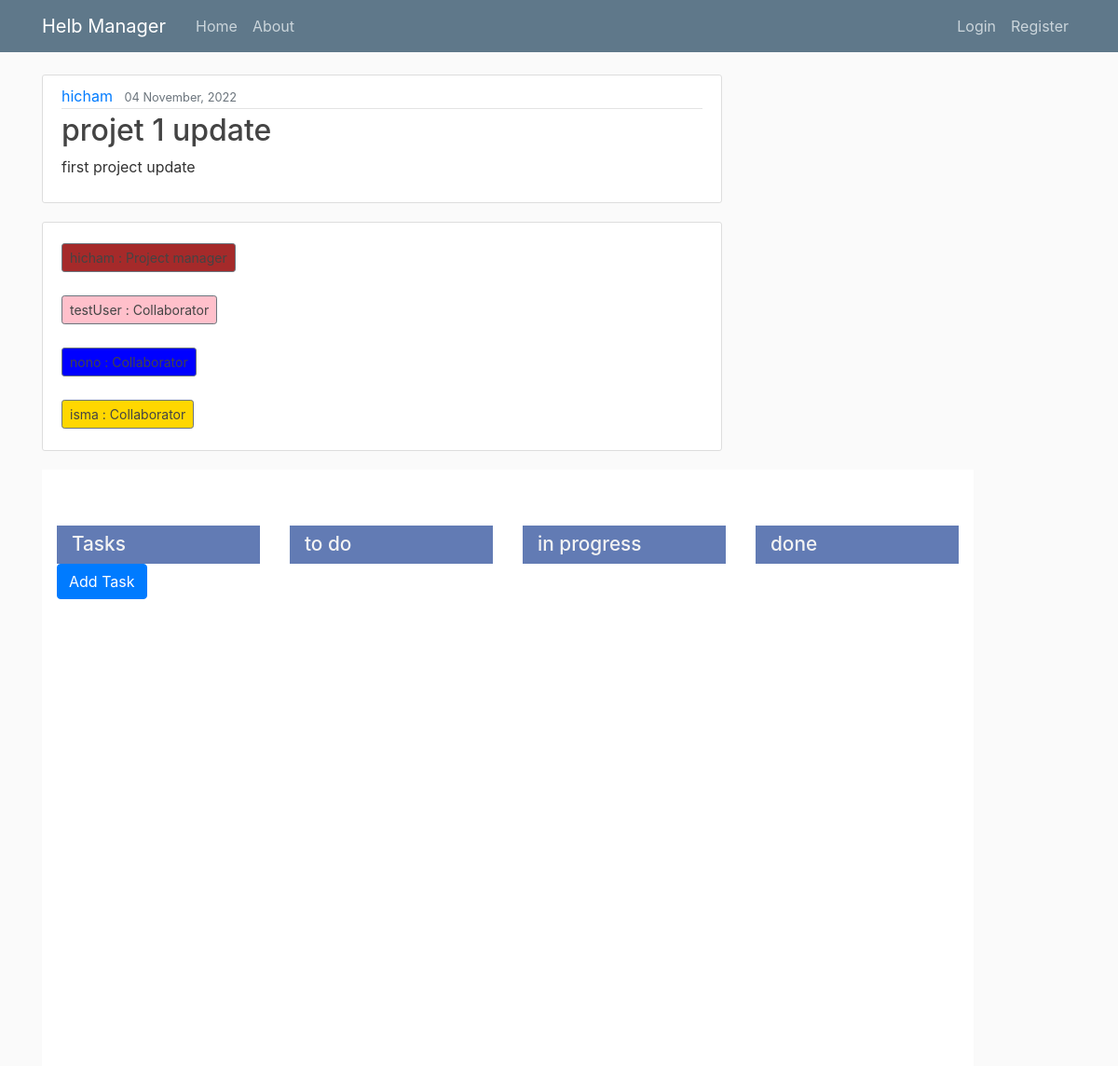
/project/1/, run on an earlier commit of the app's database.
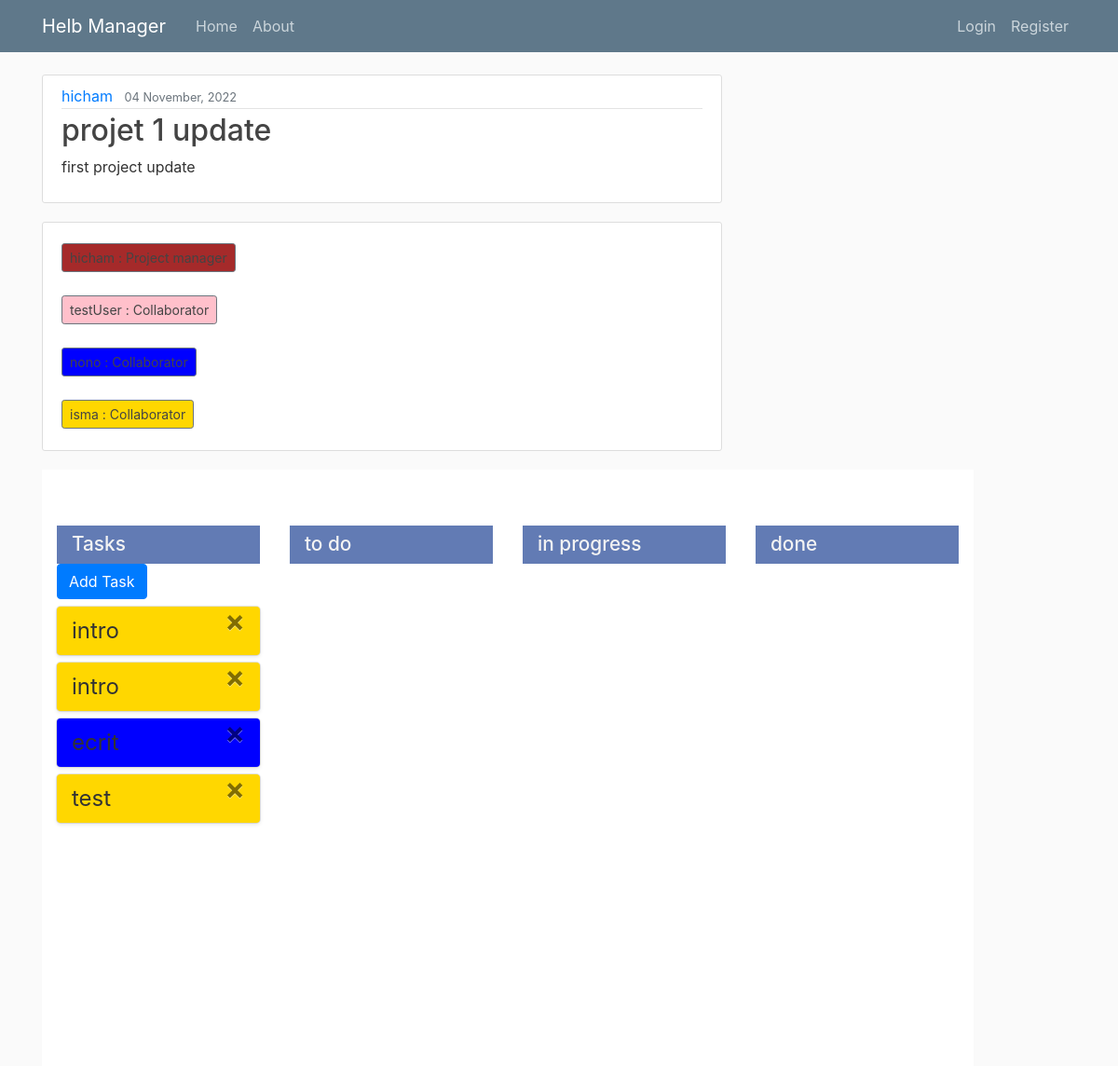
And on a later commit of the database.
### manager_app/models.py (models this page shows, shortened)
class Project(models.Model): #creation de la table projet dans la bd
    title = models.CharField(max_length=100) #titre de taille limité
    content = models.TextField()
    status = models.CharField(max_length=100)
    collaborators = models.CharField(max_length=100)
    date_posted = models.DateTimeField(default=timezone.now)
    author = models.ForeignKey(User, on_delete=models.CASCADE ) #user par defaut, une entree dans la table users

class Task(models.Model):
    project = models.ForeignKey(Project, on_delete=models.CASCADE)
    title_task = models.CharField(max_length=100)
    assign_to = models.CharField(max_length=100)
    status_task = models.CharField(max_length=100, default='no status')

### manager_app/views.py (the view)
# urls.py: path('project/<int:pk>/', ProjectDetailView.as_view(), name = 'project-detail'),
class ProjectDetailView(DetailView):
    model = Project
    def get_context_data(self, **kwargs):
        tasks = Task.objects.all()
        project = self.get_object()
        users = User.objects.values()
        status = project.status
        tabStatus = status.split(";")
        collaborators = project.collaborators
        context = super().get_context_data(**kwargs)
        context['tabStatus'] = tabStatus
        tabCollaborators = []
        cpt = 0
        for u in users:
            name = users[cpt]['username']
            if collaborators.find(name) != -1:
                tabCollaborators.append(name)
            cpt=cpt+1 # pour parcourir tt ma table user
        tabCollaborators.append(project.author.username)
        context['tabCollaborators'] = tabCollaborators
        context['users'] = users
        context['tasks'] = tasks
        colors = ["red", "green", "blue", "orange", "purple", "pink", "gray", "brown", "gold", "silver"]
        collaborator_colors = {}
        for collaborator in tabCollaborators:
            color = random.sample(colors, 1)[0]
            collaborator_colors[collaborator] = color
            colors.remove(color)
        context['collaborator_colors'] = collaborator_colors
        return context

### manager_app/templates/manager_app/project_detail.html (shortened to what this page needs)
{% extends "manager_app/base.html" %}
{% load static %}
{% block content %}
<link rel="stylesheet" href="{% static 'manager_app/styleDragDrop.css' %}">
<article class="media content-section">
  <div class="media-body">
    <div class="article-metadata">
      <a class="mr-2" href="#">{{ object.author }}</a>
      <small class="text-muted">{{ object.date_posted|date:"d F, Y" }}</small>
    </div >
    <h2 class="article-title">{{ object.title }}</h2>
    <p class="article-content">{{ object.content }}</p>
  </div>
</article>
<article class="media content-section">
  <div>
    {% for collaborator, color in collaborator_colors.items %}
      {% if collaborator == object.author.username %}
        <h1><a class="btn btn-secondary btn-sm mt-1 mb-1" style="background-color: {{color}}"> {{ object.author }} : Project manager</a></h1>
      {% endif %}
    {% endfor %}
    {% for collaborator, color in collaborator_colors.items %}
      {% if collaborator != object.author.username %}
        <h1><a class="btn btn-secondary btn-sm mt-1 mb-1" style="background-color: {{color}}"> {{ collaborator }} : Collaborator</a></h1>
      {% endif %}
    {% endfor %}
  </div>
</article>
  <div class="todo-container">
    <div class="status" id="no_status">
      <h1>Tasks</h1>
      <a href="{% url 'add_task' project.id %}" class="btn btn-primary">Add Task</a>
      {% for task in tasks %}
        {% for collaborator, color in collaborator_colors.items %}
          {% if collaborator == task.assign_to %}
            <div class="todo" draggable="true" style="background-color: {{color}}" >
              {{ task.title_task }}
              <span class="close">&times;</span>
            </div>
          {% endif %}
        {% endfor %}
      {% endfor %}
    </div>
    {% for status in tabStatus %}
    <div class="status">
      <div>
          <h1>{{ status }}</h1>
      </div>
    </div>
    {% endfor %}
  </div>
{% endblock content %}

### manager_app/templates/manager_app/base.html (shortened to what this page needs)
{% load static %}
<!DOCTYPE html>
<html lang="en">
<head>
    <link href="https://cdn.jsdelivr.net/npm/bootstrap@4.3.1/dist/css/bootstrap.min.css"
 rel="stylesheet">
    <link href="{% static 'manager_app/main.css' %}" rel="stylesheet" type="text/css">
</head>
<body>
<header class="site-header">
    <nav class="navbar navbar-expand-md navbar-dark bg-steel fixed-top">
        <div class="container">
            <a class="navbar-brand mr-4" href="{% url 'manager_app-home' %}">Helb Manager</a>
            <div class="collapse navbar-collapse" id="navbarToggle">
                <div class="navbar-nav mr-auto">
                    <a class="nav-item nav-link" href="{% url 'manager_app-home' %}">Home</a>
                    <a class="nav-item nav-link" href="{% url 'manager_app-about' %}">About</a>
                </div>
                <div class="navbar-nav">
                    {% if user.is_authenticated %}
                        <a class="nav-item nav-link" href="{% url 'project-create' %}">New Project</a>
                        <a class="nav-item nav-link" href="{% url 'logout' %}">Logout</a>
                        <a class="nav-item nav-link" href="{% url 'profile' %}">Profile</a>
                    {% else %}
                     <a class="nav-item nav-link" href="{% url 'login' %}">Login</a>
                     <a class="nav-item nav-link" href="{% url 'register' %}">Register</a>
                    {% endif %}
                </div>
            </div>
        </div>
    </nav>
</header>
<main class="container" role="main">
    <div class="row">
        <div class="col-md-8">
            {% block content %}{% endblock %}
        </div>
    </div>
</main>
</body>
</html>

### manager_app/static/manager_app/main.css (style rules this page uses)
body { background: #fafafa; color: #333333; margin-top: 5rem; }
h1, h2, h3, h4, h5, h6 { color: #444444; }
.bg-steel { background-color: #5f788a; }
.site-header .navbar-nav .nav-link { color: #cbd5db; }
.content-section { background: #ffffff; padding: 10px 20px; border: 1px solid #dddddd; border-radius: 3px; margin-bottom: 20px; }
.article-title { color: #444444; }
.article-content { white-space: pre-line; }
.article-metadata { padding-bottom: 1px; margin-bottom: 4px; border-bottom: 1px solid #e3e3e3 }

### manager_app/static/manager_app/styleDragDrop.css (style rules this page uses)
.todo-container { width: 1000px; height: 80vh; display: flex; }
.status { width: 25%; background-color: #ffffff; position: relative; padding: 60px 1rem 0.5rem; }
.status:nth-child(even) { background-color: #ffffff; }
.status h1 { position: relative; top: 0; left: 0; background-color: #627bb4; color: #f3f3f3; margin: 0; width: 100%; padding: 0.5rem 1rem; font-size: 130%; }
.todo { display: flex; justify-content: space-between; align-items: center; position: relative; background-color: rgba(108, 26, 26, 0.3); box-shadow: rgba(15, 15, 15, 0.1) 0px 0px 0px 1px, rgba(15, 15, 15, 0.1) 0px 2px 4px; border-radius: 4px; padding: 0.5rem 1rem; font-size: 1.5rem; margin: 0.5rem 0; }
.todo .close { position: absolute; right: 1rem; top: 0rem; font-size: 2rem; color: rgba(0, 0, 0, 0.98); cursor: pointer; }

What changed in the data, as far as the page shows it:
added Task: title_task "intro"
added Task: title_task "intro"
added Task: title_task "ecrit"
added Task: title_task "test"
